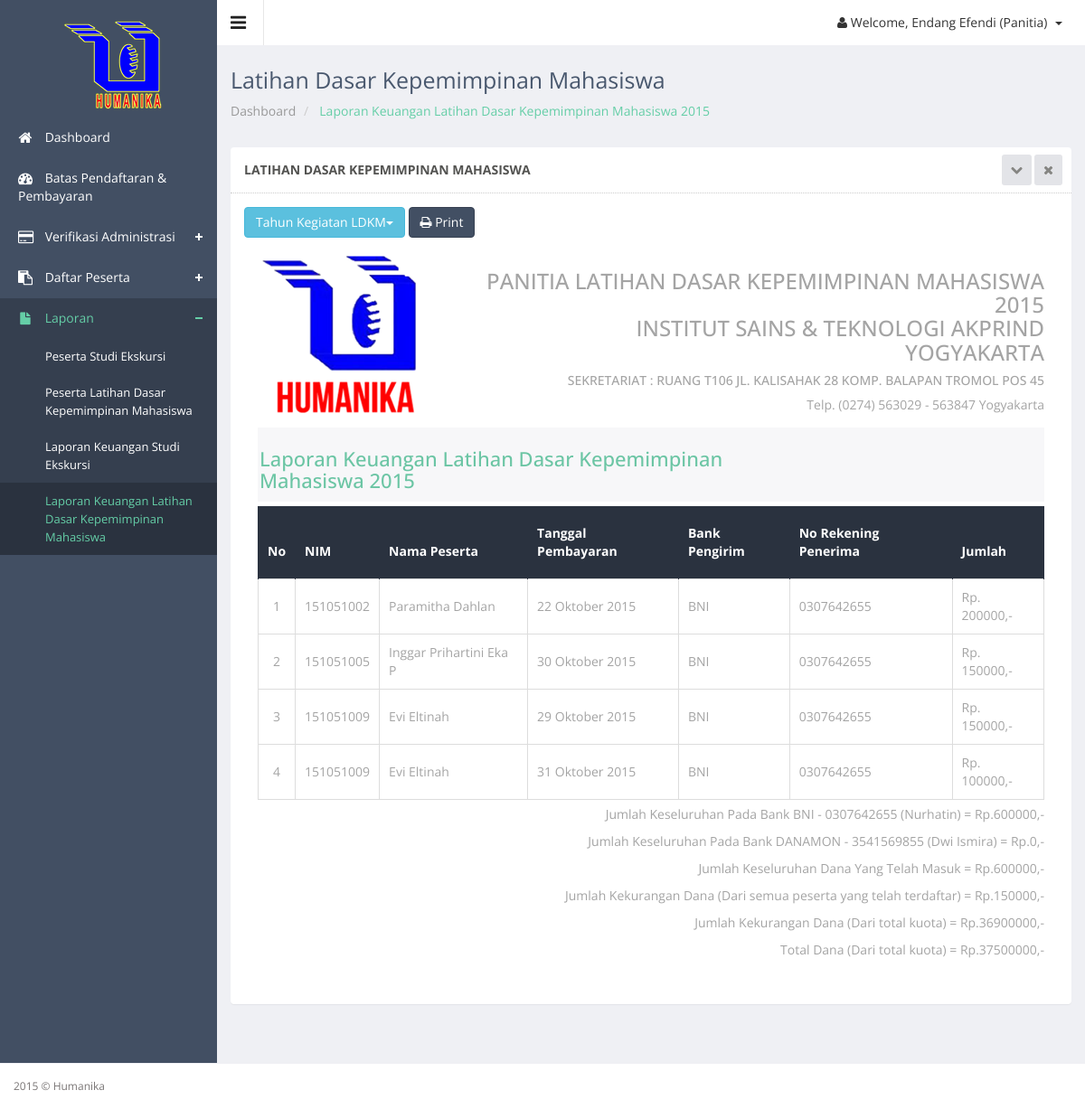
Page /panitia/laporan_keuangan_ldkm.php?tahun=2015 (signed in) on the committed database.
### tables this page shows
CREATE TABLE IF NOT EXISTS `konfirmasi` (
  `id_konfirmasi` int(11) NOT NULL,
  `id_peserta` int(11) NOT NULL,
  `tgl_pembayaran` date NOT NULL,
  `bank_asal` varchar(20) NOT NULL,
  `pemilik_rekening` varchar(50) NOT NULL,
  `bank_tujuan` varchar(20) NOT NULL,
  `jumlah` double NOT NULL,
  `bukti_pembayaran` varchar(100) NOT NULL,
  `nama_bukti` varchar(50) NOT NULL,
  `type_bukti` varchar(50) NOT NULL,
  `size` varchar(10) NOT NULL,
  `status` enum('Belum Verifikasi','Verifikasi') NOT NULL,
  PRIMARY KEY (`id_konfirmasi`),
  KEY `id_daftar` (`id_peserta`),
  KEY `bank_tujuan` (`bank_tujuan`),
  KEY `bank_tujuan_2` (`bank_tujuan`)
);

CREATE TABLE IF NOT EXISTS `peserta` (
  `id_peserta` int(11) NOT NULL,
  `id_detail` int(11) NOT NULL,
  `nim` char(9) NOT NULL,
  `ukuran_kaos` varchar(2) NOT NULL,
  `penyakit_bawaan` text NOT NULL,
  `notelp` varchar(12) NOT NULL,
  `alamat` text NOT NULL,
  `ktm` varchar(50) NOT NULL,
  `nama_ktm` varchar(50) NOT NULL,
  `size_ktm` varchar(10) NOT NULL,
  `type_ktm` varchar(50) NOT NULL,
  `krs` varchar(50) NOT NULL,
  `nama_krs` varchar(50) NOT NULL,
  `size_krs` varchar(10) NOT NULL,
  `type_krs` varchar(50) NOT NULL,
  `foto` varchar(50) NOT NULL,
  `nama_foto` varchar(50) NOT NULL,
  `size_foto` varchar(10) NOT NULL,
  `type_foto` varchar(50) NOT NULL,
  `password` varchar(20) NOT NULL,
  `status_bayar` enum('Belum Lunas','Lunas') NOT NULL,
  `status_berkas` enum('Unvalid','Valid') NOT NULL,
  `keterangan` varchar(50) NOT NULL,
  `tgl_pendaftaran` date NOT NULL,
  PRIMARY KEY (`id_peserta`),
  KEY `id_detail` (`id_detail`),
  KEY `id_detail_2` (`id_detail`),
  KEY `nim` (`nim`)
);

CREATE TABLE IF NOT EXISTS `mahasiswa` (
  `nim` char(9) NOT NULL,
  `nama_mhs` varchar(50) NOT NULL,
  `alamat_asal` varchar(100) NOT NULL,
  `alamat_jogja` varchar(100) NOT NULL,
  `jk` varchar(1) NOT NULL,
  `email` varchar(50) NOT NULL,
  `no_telp` varchar(12) NOT NULL,
  `jurusan` varchar(20) NOT NULL,
  `tempat_lahir` varchar(50) NOT NULL,
  `tgl_lahir` date NOT NULL,
  `asal_sekolah` varchar(50) NOT NULL,
  `agama` varchar(50) NOT NULL,
  `goldar` varchar(2) NOT NULL,
  `angkatan` varchar(4) NOT NULL,
  PRIMARY KEY (`nim`)
);

CREATE TABLE IF NOT EXISTS `referensi_bank` (
  `no_rekening` varchar(20) NOT NULL,
  `id_detail` int(11) NOT NULL,
  `nama_bank` varchar(15) NOT NULL,
  `nama_pemilik` varchar(50) NOT NULL,
  PRIMARY KEY (`no_rekening`),
  KEY `id_detail` (`id_detail`)
);

CREATE TABLE IF NOT EXISTS `keg_jenis_detail` (
  `id_detail` int(11) NOT NULL,
  `id_keg` int(11) NOT NULL,
  `biaya` double NOT NULL,
  `tgl_mulai` date NOT NULL,
  `tgl_akhir` date NOT NULL,
  `penanggung_jawab` varchar(50) NOT NULL,
  `kuota` int(11) NOT NULL,
  `tahun` varchar(4) NOT NULL,
  `lokasi` varchar(100) NOT NULL,
  `dp` double NOT NULL,
  PRIMARY KEY (`id_detail`),
  UNIQUE KEY `id_keg` (`id_detail`),
  KEY `id_detail` (`id_detail`),
  KEY `id_keg_2` (`id_keg`)
);

### controller/koneksi.php (called while the page is built, shortened)
<?php
class Database {
    private static $dbName = 'humanika' ;
    private static $dbHost = 'localhost' ;
    private static $dbUsername = 'root';
    private static $dbUserPassword = 'rizalex';
    private static $con = null;
    public static function connect() {
        if ( null == self::$con ) {
            try {
                self::$con =  new PDO( "mysql:host=".self::$dbHost.";"."dbname=".self::$dbName,
                        self::$dbUsername, self::$dbUserPassword);
            }
            catch(PDOException $e) {
                die($e->getMessage());
            }
        }
        return self::$con;
    }
}
?>

### controller/bayar-control.php (called while the page is built, shortened)
<?php
include_once 'koneksi.php';
class BayarController {
    private $koneksi;
    public function __construct() {
        $this->koneksi = Database::connect();
    }
	public function DaftarKeuangan($kode, $tahun) {
        try {
            $sst = $this->koneksi->prepare("SELECT * FROM konfirmasi natural join peserta join mahasiswa using(nim) natural join keg_jenis_detail natural join keg_jenis where ket='$kode' && status='Verifikasi' && tahun='$tahun' order by id_peserta");
            $sst->execute();
            return $r = $sst->fetchAll(PDO::FETCH_OBJ);
            $this->koneksi = Database::disconnect();
        } catch (PDOException $exc) {
            echo $exc->getMessage();
        }
    }
	public function DaftarKeuanganBank($kode, $bank, $tahun) {
        try {
            $sst = $this->koneksi->prepare("SELECT * FROM konfirmasi natural join keg_jenis_detail natural join keg_jenis where ket='$kode' && status='Verifikasi' && bank_tujuan='$bank' && tahun='$tahun'");
            $sst->execute();
            return $r = $sst->fetchAll(PDO::FETCH_OBJ);
            $this->koneksi = Database::disconnect();
        } catch (PDOException $exc) {
            echo $exc->getMessage();
        }
    }
	public function DaftarBank($ket, $tahun) {
        try {
            $sst = $this->koneksi->prepare("SELECT * FROM referensi_bank natural join keg_jenis_detail natural join keg_jenis where ket='$ket' && tahun='$tahun'");
            $sst->execute();
            return $r = $sst->fetchAll(PDO::FETCH_OBJ);
            $this->koneksi = Database::disconnect();
        } catch (PDOException $exc) {
            echo $exc->getMessage();
        }
    }
	public function RincianBiaya($kode, $keg) {
        try {
            $sst = $this->koneksi->prepare("SELECT * FROM konfirmasi natural join peserta join mahasiswa using(nim) natural join keg_jenis_detail natural join keg_jenis where id_peserta='$kode' && ket='$keg' && status='Verifikasi' order by tgl_pembayaran");
            $sst->execute();
            return $r = $sst->fetchAll(PDO::FETCH_OBJ);
            $this->koneksi = Database::disconnect();
        } catch (PDOException $exc) {
            echo $exc->getMessage();
        }
    }
}
?>

### controller/konversi.php (called while the page is built)
<?php
function DateToIndo($date) {
	$BulanIndo = array("Januari", "Februari", "Maret",
        "April", "Mei", "Juni",
        "Juli", "Agustus", "September",
        "Oktober", "November", "Desember");
    $tahun = substr($date, 0, 4);
    $bulan = substr($date, 5, 2);
	$tgl = substr($date, 8, 2);
	$result = $tgl . " " . $BulanIndo[(int) $bulan - 1] . " " . $tahun ;
	return($result);
}
?>

### panitia/laporan_keuangan_ldkm.php (the view, shortened to what this page needs)
<?php
$thn=$_GET['tahun'];
$keg="LDKM";
?>
<!DOCTYPE html>
<html lang="en">
<head>
  <link href="../js/advanced-datatable/css/demo_page.css" rel="stylesheet" />
  <link href="../js/advanced-datatable/css/demo_table.css" rel="stylesheet" />
  <link rel="stylesheet" href="../js/data-tables/DT_bootstrap.css" />
  <link href="../css/style.css" rel="stylesheet">
  <link href="../css/style-responsive.css" rel="stylesheet">
</head>
<body class="sticky-header">
<section>
    <div class="left-side sticky-left-side">
        <div class="logo">
            <a href="index.php"><img src="../images/logohm.png" alt=""></a>
        </div>
        <div class="left-side-inner">
            <ul class="nav nav-pills nav-stacked custom-nav">
                <li ><a href="index.php"><i class="fa fa-home"></i> <span>Dashboard</span></a></li>
				<li><a href="batas_pendaftaran.php"><i class="fa fa-dashboard"></i> <span>Batas Pendaftaran & Pembayaran</span></a></li>
				<li class="menu-list"><a href="#"><i class="fa fa-credit-card"></i> <span>Verifikasi Administrasi</span></a>
				</li>
				<li class="menu-list "><a href="#"><i class="fa fa-clipboard"></i> <span>Daftar Peserta</span></a>
				</li>
				<li class="menu-list nav-active"><a href="#"><i class="fa fa-file"></i> <span>Laporan</span></a>
					<ul class="sub-menu-list">
						<?php $thnskrg=date("Y");?>
						<li><a href="se_laporan.php?tahun=<?php echo $thnskrg;?>">Peserta Studi Ekskursi</a></li>
						<li><a href="ldkm_laporan.php?tahun=<?php echo $thnskrg;?>">Peserta Latihan Dasar Kepemimpinan Mahasiswa</a></li>
						<li><a href="laporan_keuangan_se.php?tahun=<?php echo $thnskrg;?>">Laporan Keuangan Studi Ekskursi</a></li>
						<li class="active"><a href="laporan_keuangan_ldkm.php?tahun=<?php echo $thnskrg;?>">Laporan Keuangan Latihan Dasar Kepemimpinan Mahasiswa</a></li>
					</ul>
				</li>
            </ul>
        </div>
    </div>
    <div class="main-content" >
        <div class="header-section">
        <a class="toggle-btn"><i class="fa fa-bars"></i></a>
        <div class="menu-right">
            <ul class="notification-menu">
                <li>
                    <a href="#" class="btn btn-default dropdown-toggle" data-toggle="dropdown">
                        <i class="fa fa-user"></i>
                        Welcome, <?php
                                echo $_SESSION['nm_usr_panitia'];
                            ?> (Panitia)
                        <span class="caret"></span>
                    </a>
                </li>
            </ul>
        </div>
        </div>
        <div class="page-heading">
            <h3>
                Latihan Dasar Kepemimpinan Mahasiswa
            </h3>
            <ul class="breadcrumb">
                <li>
                    <a href="index.php"> Dashboard</a>
                </li>
                <li class="active"> Laporan Keuangan Latihan Dasar Kepemimpinan Mahasiswa <?php echo "$thn"; ?></li>
            </ul>
        </div>
        <div class="wrapper">
        <div class="row">
        <div class="col-sm-12">
        <section class="panel">
        <header class="panel-heading">
            Latihan Dasar Kepemimpinan Mahasiswa
            <span class="tools pull-right">
                <a href="javascript:;" class="fa fa-chevron-down"></a>
                <a href="javascript:;" class="fa fa-times"></a>
             </span>
        </header>
		<?php
			include '../controller/konversi.php';
			include_once '../controller/bayar-control.php';
			$client = new BayarController();
		?>
        <div class="panel-body">
		<div class="btn-group">
            <button data-toggle="dropdown" class="btn btn-info dropdown-toggle" type="button">Tahun Kegiatan LDKM<span class="caret"></span></button>
        </div>
        <a class="btn btn-primary" target="_blank" href="print_ldkm_keuangan.php?tahun=<?php echo "$thn";?>"><i class="fa fa-print"></i> Print </a>
        <div class="panel-body invoice">
                <div class="row">
                    <div class="col-md-3 col-sm-3 col-xs-3">
                         <img class="inv-logo" src="../images/humanika.png"/>
                    </div>
                    <div class="col-md-9 col-sm-9 col-xs-2 ">
                        <h3 align="right">PANITIA LATIHAN DASAR KEPEMIMPINAN MAHASISWA <?php echo "$thn";?><br/>
                            INSTITUT SAINS & TEKNOLOGI AKPRIND<br/>
                            YOGYAKARTA
						</h3>
						<h4 align="right" class="inv-to">Sekretariat : Ruang T106 Jl. Kalisahak 28 Komp. Balapan Tromol Pos 45</h4>
						<p align="right">
                        Telp. (0274) 563029 - 563847 Yogyakarta
                        </p>
                    </div>
                </div>
                <div class="invoice-address">
                    <div class="row">
                        <div class="col-md-8 col-sm-8 col-xs-3">
                            <h1 class="t-due">Laporan Keuangan Latihan Dasar Kepemimpinan Mahasiswa  <?php echo "$thn"; ?></h1>
                        </div>
                    </div>
                </div></br>
				<div class="adv table">
                <table class="table table-bordered table-invoice">
                    <thead>
					<tr>
						<th>No</th>
						<th>NIM</th>
						<th>Nama Peserta</th>
						<th>Tanggal Pembayaran</th>
						<th>Bank Pengirim</th>
						<th>No Rekening Penerima</th>
						<th>Jumlah</th>
					</tr>
					</thead>
						<?php
							$hasil = $client->DaftarKeuangan($keg, $thn);
							$hasil1 = $client->DaftarBank($keg, $thn);
							$jumlahbank=0;
							$jumlahseluruh=0;
							$no=1;
							$sisajumlah=0;
							$tot=0;
						?>
						<tbody>
						 <?php
						foreach($hasil as $dat){
						echo "
						<tr class='gradeX'>
							<td>".$no++."</td>
							<td>$dat->nim</td>
							<td>$dat->nama_mhs</td>
							<td>".DateToIndo($dat->tgl_pembayaran)."</td>
							<td>$dat->bank_asal</td>
							<td>$dat->bank_tujuan</td>
							<td>Rp. $dat->jumlah,-</td>
						</tr>";
						$jumlahseluruh=$jumlahseluruh+$dat->jumlah;
						$rinci=$client->RincianBiaya($dat->id_peserta, $keg);
						foreach($rinci as $data){ $jumlah=$jumlah+$data->jumlah; $sisa=$data->biaya-$jumlah;}
						$jumlah=0;
						$sisajumlah=$sisajumlah+$sisa;
						$tot=$dat->biaya*$dat->kuota;
						$sis=$tot-$jumlahseluruh;
						}?>
						</tbody>
				</table>
				<?php foreach($hasil1 as $dat){
							echo"<p align='right'>Jumlah Keseluruhan Pada Bank $dat->nama_bank - $dat->no_rekening ($dat->nama_pemilik) = Rp.";
							$hasil2=$client->DaftarKeuanganBank($keg, $dat->no_rekening, $thn);
							foreach($hasil2 as $dat){ $jumlahbank=$jumlahbank+$dat->jumlah; }
							echo "$jumlahbank,-</br>";
							$jumlahbank=0;
							} ?>
							<p align="right">Jumlah Keseluruhan Dana Yang Telah Masuk = Rp.<?php echo $jumlahseluruh?>,-</p>
							<p align="right">Jumlah Kekurangan Dana (Dari semua peserta yang telah terdaftar) = Rp.<?php echo $sisajumlah?>,-</p>
							<p align="right">Jumlah Kekurangan Dana (Dari total kuota) = Rp.<?php echo $sis?>,-</p>
							<p align="right">Total Dana (Dari total kuota) = Rp.<?php echo $tot?>,-</p>
				</div>
        </div>
        </div>
        </div>
        </div>
        </section>
        <footer>
            2015 &copy; Humanika
        </footer>
</body>
</html>

### rows in the picture
konfirmasi: id_peserta.nim "151051002", mahasiswa.nama_mhs "Paramitha Dahlan", tgl_pembayaran "22 Oktober 2015", bank_asal "BNI", bank_tujuan "0307642655", jumlah "200000"
konfirmasi: id_peserta.nim "151051005", mahasiswa.nama_mhs "Inggar Prihartini Eka P", tgl_pembayaran "30 Oktober 2015", bank_asal "BNI", bank_tujuan "0307642655", jumlah "150000"
konfirmasi: id_peserta.nim "151051009", mahasiswa.nama_mhs "Evi Eltinah", tgl_pembayaran "29 Oktober 2015", bank_asal "BNI", bank_tujuan "0307642655", jumlah "150000"
konfirmasi: id_peserta.nim "151051009", mahasiswa.nama_mhs "Evi Eltinah", tgl_pembayaran "31 Oktober 2015", bank_asal "BNI", bank_tujuan "0307642655", jumlah "100000"
referensi_bank: nama_bank "BNI", no_rekening "0307642655", nama_pemilik "Nurhatin", jumlahbank "600000"
referensi_bank: nama_bank "DANAMON", no_rekening "3541569855", nama_pemilik "Dwi Ismira", jumlahbank "0"
keg_jenis_detail: sis "36900000", tot "37500000"

### other values in the picture
$_SESSION['nm_usr_panitia'] "Endang Efendi"
$thn "2015"
$jumlahseluruh "600000"
$sisajumlah "150000"
